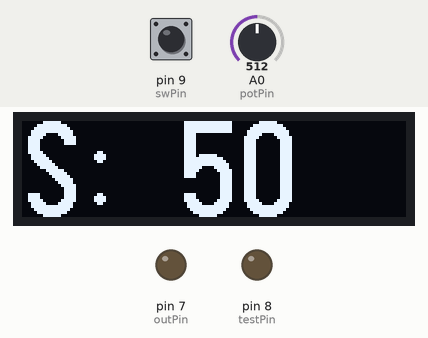
Bench run of a sketch on a simulated Arduino Uno, built with avr-gcc and run on an emulated ATmega328P. On the bench: 128×32 one-colour display, output pins drawn as LEDs (lit = HIGH). Inputs (shaded band) come from the test bench; at power-on: pin 9 (swPin) HIGH, A0 (potPin) = 512.

Above: at 1.2 s.
1.3 s: pin 9 (swPin) pulled LOW for 3.2 s
At 2.1 s:
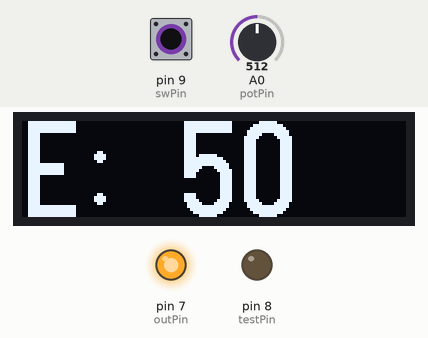
6.0 s: A0 (potPin) set to 716
At 7.2 s:
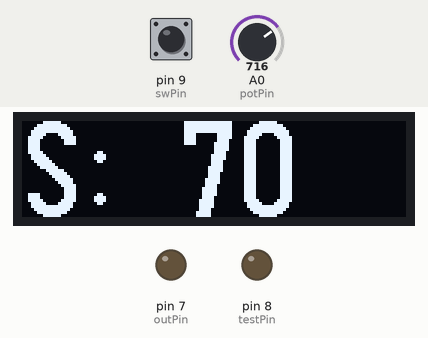
7.5 s: pin 9 (swPin) pulled LOW for 0.15 s
At 8.3 s:
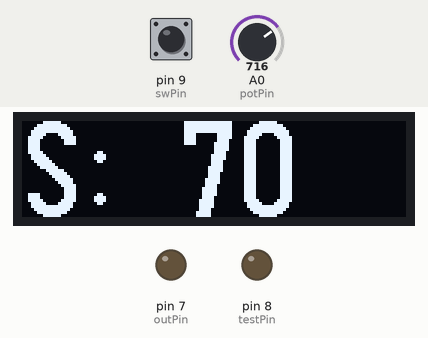
9.2 s: A0 (potPin) set to 900
At 10.4 s:
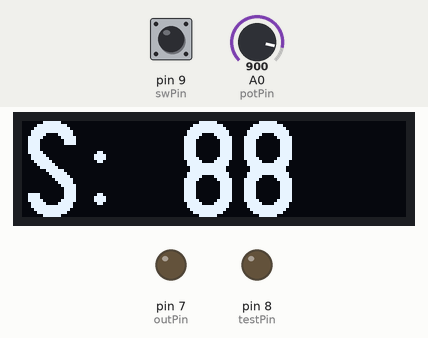
10.7 s: A0 (potPin) set to 1023
At 11.4 s:
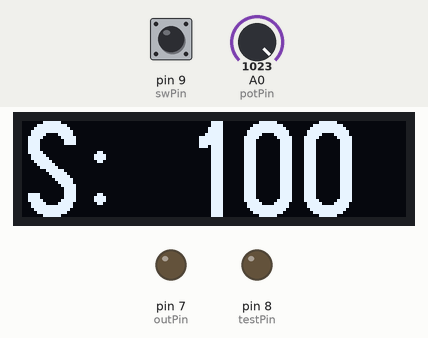
Timing chart, 0 to 13.2 s (numbered marks = the images above; inputs shaded):
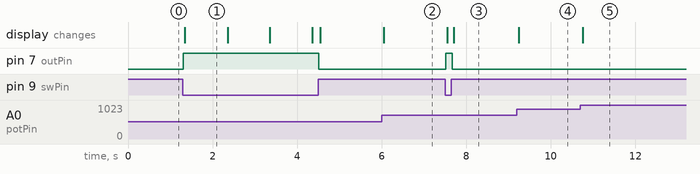

Measured:
- after the input at 1.3 s, pin 7 (outPin): LOW → HIGH at once, → LOW 3.2 s later; the display: changes at once (image 1)
- after the input at 6.0 s, the display: changes after 0.05 s (image 2)
- after the input at 7.5 s, pin 7 (outPin): LOW → HIGH at once, → LOW 0.16 s later; the display: first changes after 0.05 s (image 3 shows a later state)
- after the input at 9.2 s, the display: changes at once (image 4)
- after the input at 10.7 s, the display: changes after 0.06 s (image 5)
- what the display in image 1 shows lasts 1.1 s, from 1.3 s to 2.4 s

The sketch:

ard.ino
```cpp
 #include <U8g2lib.h>

U8G2_SSD1306_128X32_UNIVISION_F_HW_I2C u8g2(U8G2_R0);

const int swPin = 9;
const int testPin = 8;
const int outPin = 7;
const int potPin = 0;

unsigned long last_time = 0;
int exposure_time_set = 0;
bool device_ready;

static float mapf(long x, long in_min, long in_max, float out_min, float out_max) {
  return ((x - in_min) / (float)((in_max - in_min))) * (out_max - out_min) + out_min;
}

static float volt_divider(int val_adc, long r_low, long r_hi){
  float u_low = mapf(val_adc, 0, 1023, 0, 5);
  float i = u_low / r_low;

  return (r_low + r_hi) * i;
}

static bool read_switch(void){
  return !digitalRead(swPin);
}

void lcd_countdown()
{
  led_set(true);

  unsigned long start_time = millis();
  unsigned int exposure_time = 0;

  while(exposure_time < exposure_time_set && read_switch()){
    u8g2.clearBuffer();
    u8g2.setFont(u8g2_font_logisoso32_tf);
    u8g2.setCursor(0,32);
    u8g2.print("E: ");
    u8g2.print(exposure_time_set - exposure_time);
    Serial.println(exposure_time_set - exposure_time);
    u8g2.sendBuffer();

    exposure_time = (millis() - start_time) / 1000;
  }

  device_ready = false;
  led_set(false);
}

void lcd_time_set()
{
  u8g2.clearBuffer();
  u8g2.setFont(u8g2_font_logisoso32_tf);

  u8g2.setCursor(0,32);
  u8g2.print("S: ");
  u8g2.print(exposure_time_set);
  Serial.println(exposure_time_set);
  u8g2.sendBuffer();
}

void lcd_msg_manual()
{
  u8g2.clearBuffer();
  u8g2.setFont(u8g2_font_logisoso32_tf);
  u8g2.setCursor(0,32);
  u8g2.print("Manual");
  u8g2.sendBuffer();
}

static bool led_set(bool state){
  digitalWrite(outPin, state);
}

void setup()
{
  pinMode(outPin, OUTPUT);
  digitalWrite(outPin, 0);
  pinMode(testPin, OUTPUT);
  digitalWrite(testPin, 0);
  pinMode(swPin, INPUT_PULLUP);
  u8g2.begin();

  unsigned long last_time = millis();

  device_ready = true;
}

void loop() {
  exposure_time_set = analogRead(potPin);
  exposure_time_set = map(exposure_time_set, 0, 1020, 0, 100);

  led_set(false);
  lcd_time_set();

  if (!read_switch() && !device_ready){
    device_ready = true;
  }

  /* Manual exposure */
  if (read_switch() && exposure_time_set == 0){
    led_set(true);
    while (read_switch()){
      lcd_msg_manual();
    }
  }

  /* Timer */
  if (read_switch() && device_ready){
    lcd_countdown();
    led_set(true);
  }
}
```
